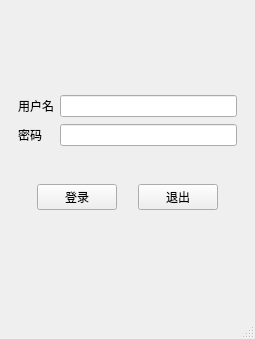
<?xml version="1.0" encoding="UTF-8"?>
<ui version="4.0">
 <class>MainWindow</class>
 <widget class="QMainWindow" name="MainWindow">
  <property name="geometry">
   <rect>
    <x>0</x>
    <y>0</y>
    <width>255</width>
    <height>339</height>
   </rect>
  </property>
  <property name="windowTitle">
   <string>MainWindow</string>
  </property>
  <widget class="QWidget" name="centralwidget">
   <layout class="QVBoxLayout" name="verticalLayout">
    <item>
     <widget class="QWidget" name="widget" native="true">
      <layout class="QHBoxLayout" name="horizontalLayout">
       <item>
        <spacer name="horizontalSpacer">
         <property name="orientation">
          <enum>Qt::Horizontal</enum>
         </property>
         <property name="sizeHint" stdset="0">
          <size>
           <width>51</width>
           <height>20</height>
          </size>
         </property>
        </spacer>
       </item>
       <item>
        <widget class="QLabel" name="label">
         <property name="maximumSize">
          <size>
           <width>100</width>
           <height>100</height>
          </size>
         </property>
         <property name="text">
          <string/>
         </property>
         <property name="pixmap">
          <pixmap>../07_Designor/image/gif.gif</pixmap>
         </property>
         <property name="scaledContents">
          <bool>true</bool>
         </property>
        </widget>
       </item>
       <item>
        <spacer name="horizontalSpacer_2">
         <property name="orientation">
          <enum>Qt::Horizontal</enum>
         </property>
         <property name="sizeHint" stdset="0">
          <size>
           <width>50</width>
           <height>20</height>
          </size>
         </property>
        </spacer>
       </item>
      </layout>
     </widget>
    </item>
    <item>
     <widget class="QWidget" name="widget_2" native="true">
      <layout class="QGridLayout" name="gridLayout">
       <item row="0" column="0">
        <widget class="QLabel" name="label_2">
         <property name="text">
          <string>用户名</string>
         </property>
        </widget>
       </item>
       <item row="0" column="1">
        <widget class="QLineEdit" name="lineEdit"/>
       </item>
       <item row="1" column="0">
        <widget class="QLabel" name="label_3">
         <property name="text">
          <string>密码</string>
         </property>
        </widget>
       </item>
       <item row="1" column="1">
        <widget class="QLineEdit" name="lineEdit_2"/>
       </item>
      </layout>
     </widget>
    </item>
    <item>
     <widget class="QWidget" name="widget_3" native="true">
      <layout class="QHBoxLayout" name="horizontalLayout_2">
       <item>
        <spacer name="horizontalSpacer_3">
         <property name="orientation">
          <enum>Qt::Horizontal</enum>
         </property>
         <property name="sizeHint" stdset="0">
          <size>
           <width>19</width>
           <height>20</height>
          </size>
         </property>
        </spacer>
       </item>
       <item>
        <widget class="QPushButton" name="pushButton">
         <property name="text">
          <string>登录</string>
         </property>
        </widget>
       </item>
       <item>
        <spacer name="horizontalSpacer_5">
         <property name="orientation">
          <enum>Qt::Horizontal</enum>
         </property>
         <property name="sizeHint" stdset="0">
          <size>
           <width>0</width>
           <height>20</height>
          </size>
         </property>
        </spacer>
       </item>
       <item>
        <widget class="QPushButton" name="pushButton_2">
         <property name="text">
          <string>退出</string>
         </property>
        </widget>
       </item>
       <item>
        <spacer name="horizontalSpacer_4">
         <property name="orientation">
          <enum>Qt::Horizontal</enum>
         </property>
         <property name="sizeHint" stdset="0">
          <size>
           <width>19</width>
           <height>20</height>
          </size>
         </property>
        </spacer>
       </item>
      </layout>
     </widget>
    </item>
    <item>
     <widget class="SmallWidget" name="widget_4" native="true"/>
    </item>
   </layout>
  </widget>
  <widget class="QMenuBar" name="menubar">
   <property name="geometry">
    <rect>
     <x>0</x>
     <y>0</y>
     <width>255</width>
     <height>23</height>
    </rect>
   </property>
  </widget>
  <widget class="QStatusBar" name="statusbar"/>
 </widget>
 <customwidgets>
  <customwidget>
   <class>SmallWidget</class>
   <extends>QWidget</extends>
   <header location="global">smallwidget.h</header>
   <container>1</container>
  </customwidget>
 </customwidgets>
 <resources/>
 <connections/>
</ui>
